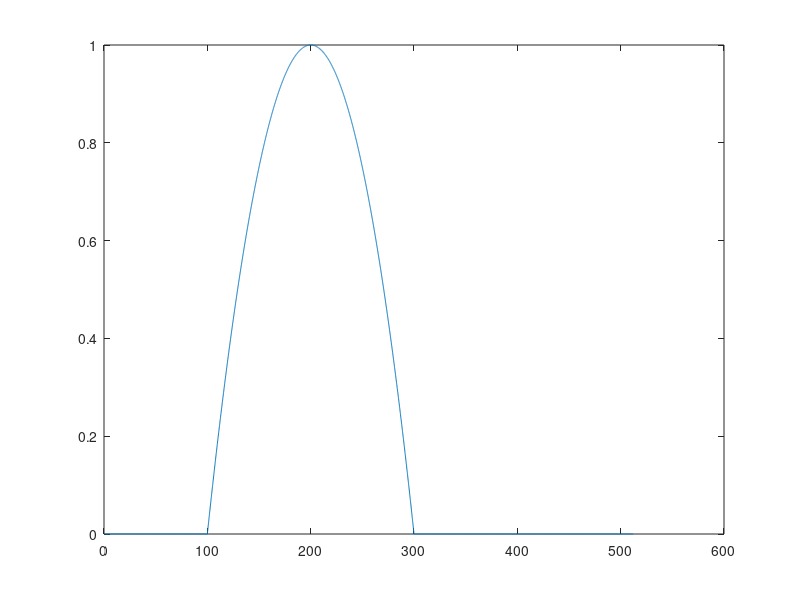
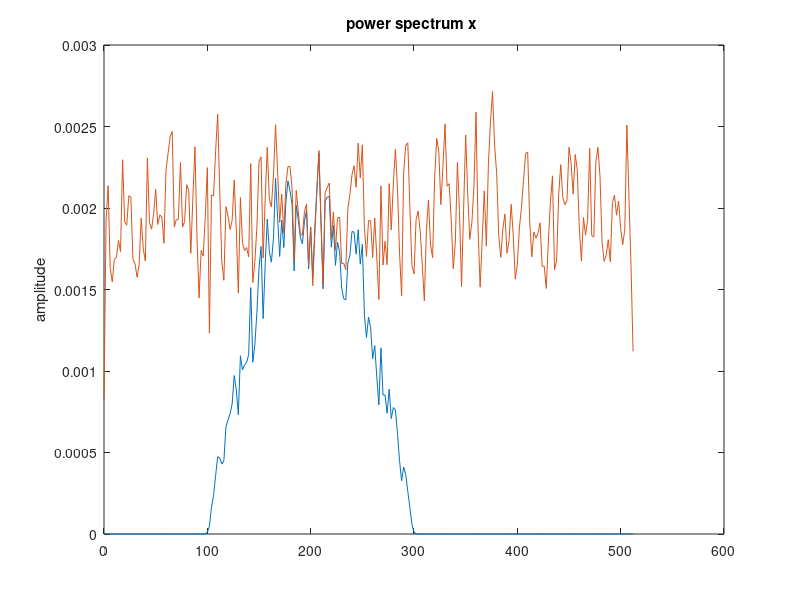
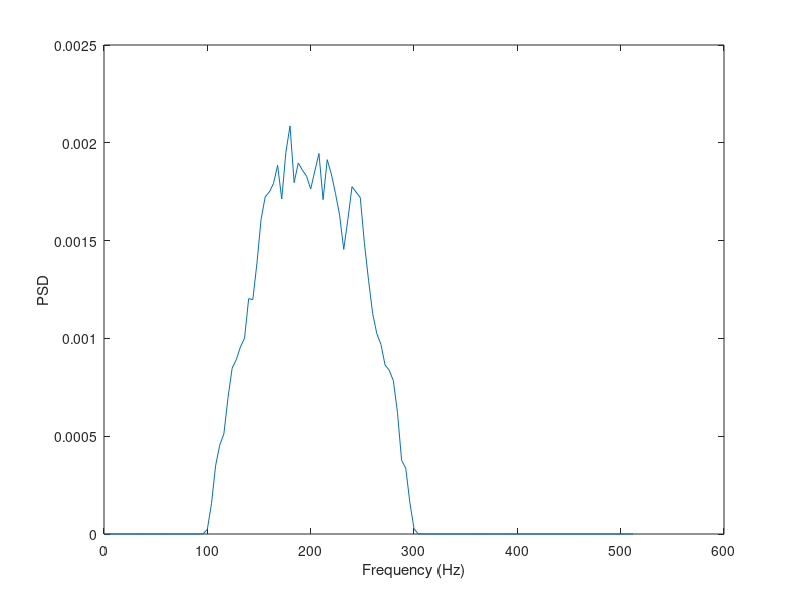
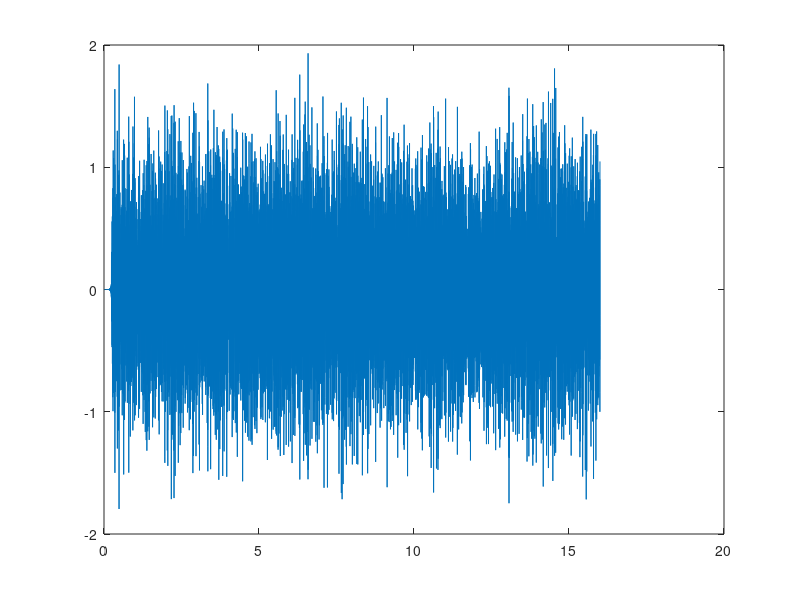

The MATLAB script that drew these images, in order:
%% Demo for colored Gaussian noise generation
%Sampling frequency for noise realization
sampFreq = 1024; %Hz
%Number of samples to generate
nSamples = 16384;
%Time samples
timeVec = (0:(nSamples-1))/sampFreq;

%Target PSD given by the inline function handle
targetPSD = @(f) (f>=100 & f<=300).*(f-100).*(300-f)/10000;

%Plot PSD
freqVec = 0:0.1:512;
psdVec = targetPSD(freqVec);
plot(freqVec,psdVec);

%%
% Design FIR filter with T(f)= square root of target PSD
sqrtPSD = sqrt(psdVec);
fltrOrdr = 500;
b = fir2(fltrOrdr,freqVec/(sampFreq/2),sqrt(psdVec));

%%
% Generate a WGN realization and pass it through the designed filter
% (Comment out the line below if new realizations of WGN are needed in each run of this script)
rng('default'); 
inNoise = randn(1,nSamples);
outNoise = fftfilt(b,inNoise);

%%
% Estimate the PSD
figure;
pwelch(outNoise, 512,[],[],sampFreq);
hold on;
pwelch(inNoise, 512, [], [], sampFreq);
%Pwelch plots in dB (= 10*log10(x)); plot on a linear scale
[pxx,f]=pwelch(outNoise, 256,[],[],sampFreq);
figure;
plot(f,pxx);
xlabel('Frequency (Hz)');
ylabel('PSD');
% Plot the colored noise realization
figure;
plot(timeVec,outNoise);


